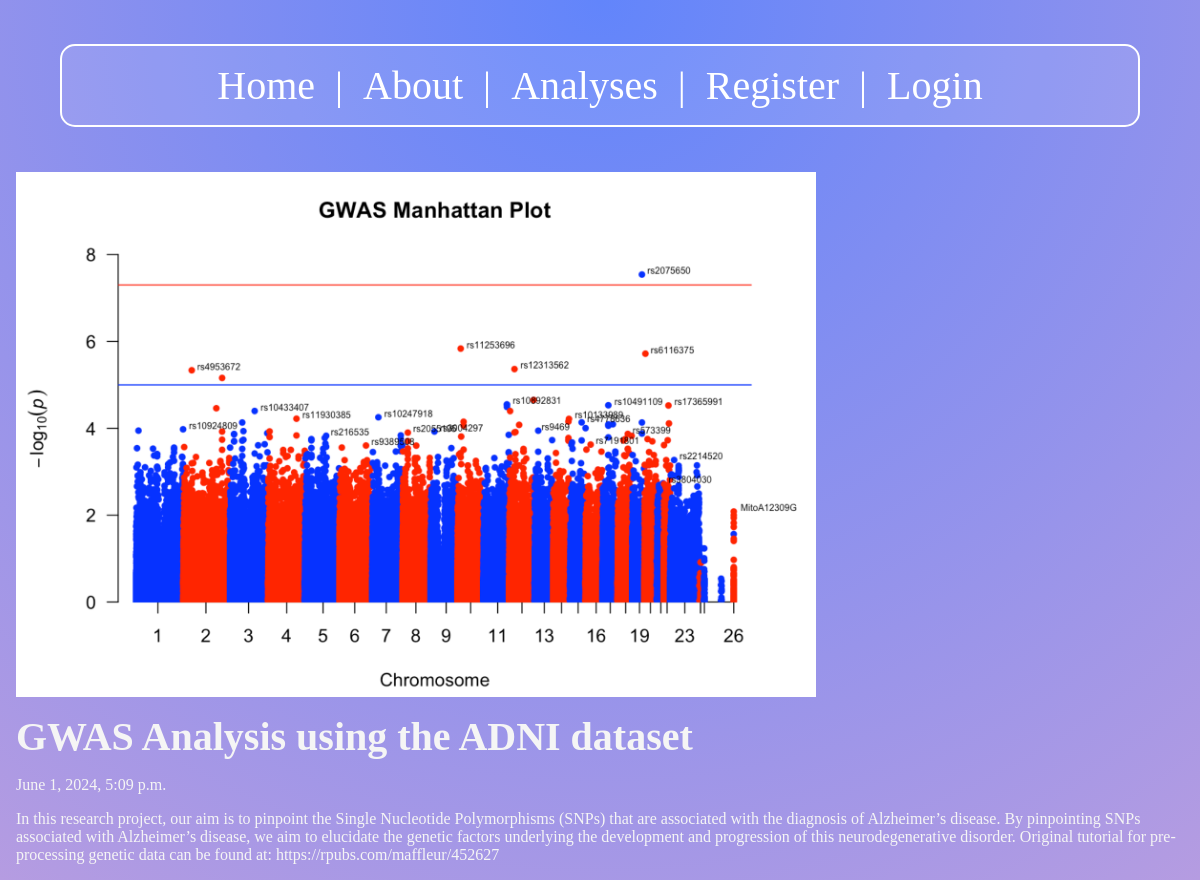
Screenshot of /projects/project2 with the database file from the repository.
### projects/models.py (models this page shows, shortened)
class Project(models.Model):
    title = models.CharField(max_length=75)
    body = models.TextField()
    slug = models.SlugField()
    date = models.DateTimeField(auto_now_add=True)
    banner = models.ImageField(default='Default_Project.png', blank=True)
    author = models.ForeignKey(User, on_delete=models.CASCADE, default=None)

### projects/views.py (the view)
# urls.py: path('<slug:slug>', views.project_page, name="page"),
def project_page(request, slug):
    project = Project.objects.get(slug=slug)
    return render(request, 'projects/project_page.html', {'project': project})

### projects/templates/projects/project_page.html (shortened to what this page needs)
{% extends 'layout.html' %}
{% block content %}
    <section>
        <img
            class="banner"
            src="{{ project.banner.url }}"
            alt="{{ project.title }}"
        />
        <h1>{{ project.title }}</h1>
        <p>{{ project.date }}</p>
        <p>{{ project.body }}</p>
    </section>
{% endblock %}

### templates/layout.html (shortened to what this page needs)
<!DOCTYPE html>
{% load static %}
<html lang="en">
<head>
    <link rel="stylesheet" href="{% static 'css/style.css' %}">
</head>
<body>
    <nav>
        <a href="/">Home</a> |
        <a href="/about">About</a> |
        <a href="{% url 'projects:list' %}">Analyses</a> |
        {% if user.is_authenticated %}
            <a href="{% url 'projects:new-project' %}">New Project</a> |
            <form class="logout-form" action="{% url 'users:logout' %}" method="post" style="display:inline;">
                {% csrf_token %}
                <button type="submit" class="logout-button">Logout</button>
            </form>
        {% else %}
            <a href="{% url 'users:register' %}">Register</a> |
            <a href="{% url 'users:login' %}">Login</a>
        {% endif %}
    </nav>
    <main>
        {% block content %}
        {% endblock %}
    </main>
</body>
</html>

### static/css/style.css (style rules this page uses)
* { margin: 0; padding: 0; box-sizing: border-box; }
body { min-height: 100vh; background-image: radial-gradient(circle at top, #6285fb, #b59ce1); color: whitesmoke; font-size: 3rem; display: flex; flex-direction: column; align-items: center; position: relative; }
nav { padding: 1rem; background-color: rgba(255, 255, 255, 0.1); border: 2px solid white; border-radius: 15px; color: white; font-size: 2.5rem; width: 90%; max-width: 1200px; position: absolute; top: 5%; left: 50%; transform: translateX(-50%); text-align: center; }
nav a, .logout-button { font-family: inherit; text-decoration: none; color: inherit; cursor: pointer; padding: 0 10px; transition: transform 0.2s; display: inline-block; }
main { padding: 1rem; margin-top: 13%; width: 100%; max-width: 1200px; }
section { display: flex; flex-flow: column; gap: 1rem; }
h1, h2 { font-size: 2.5rem; }
p { font-size: 1rem; }
.banner { display: block; width: 100%; max-width: 800px; }

### rows the page displays
Project: banner (picture), title "GWAS Analysis using the ADNI dataset", date "June 1, 2024, 5:09 p.m.", body "In this research project, our aim is to pinpoint the Single Nucleotide Polymorphisms (SNPs) that are associated with the diagnosis of Alzheimer’s disease. By pinpointing SNPs associated with Alzheimer’s disease, we aim to elucidate the genetic factors underlying the development and progression of this neurodegenerative disorder. Original tutorial for pre-processing genetic data can be found at: https://rpubs.com/maffleur/452627"
